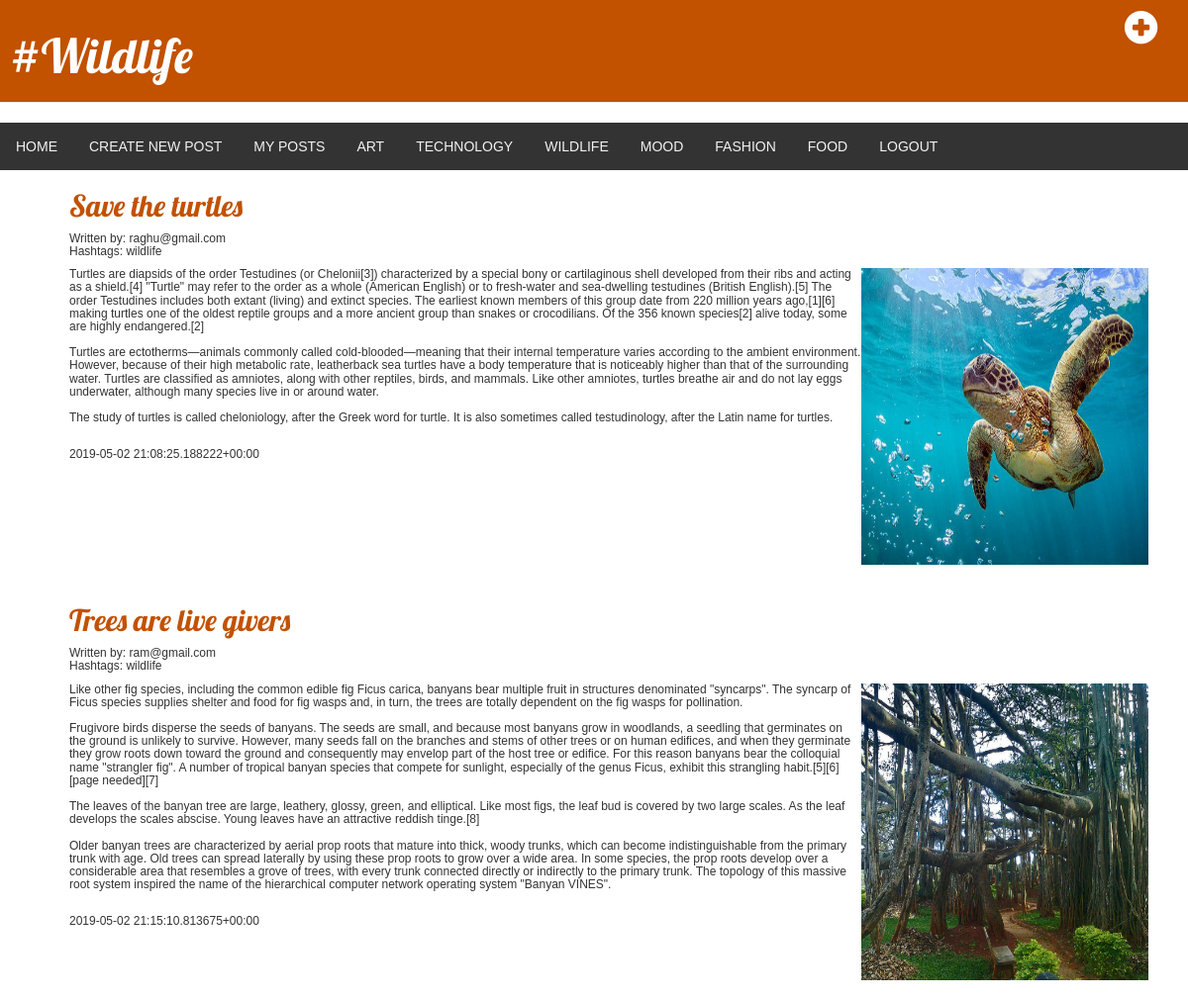
The app's page /wildlife/ with its own data.
### post/models.py (models this page shows, shortened)
class Post(models.Model):
    user= models.ForeignKey(User, on_delete=models.CASCADE)
    title = models.CharField(max_length=200)
    text = models.TextField()
    date = models.DateTimeField(default=timezone.now)
    image = models.ImageField(upload_to='images/')
    hname = MultiSelectField(choices = HASHTAG_CHOICES)

### post/views.py (the view)
# urls.py: path('wildlife/', views.hashtag_wildlife, name='hashtag_wildlife'),
def hashtag_wildlife(request):
    posts = Post.objects.filter(hname__contains="wildlife")
    return render(request, 'hashtag/wildlife.html', {'posts': posts})

### post/templates/hashtag/wildlife.html (shortened to what this page needs)
{% load static %}
<html>
    <head>
        <link rel="stylesheet" href="//maxcdn.bootstrapcdn.com/bootstrap/3.2.0/css/bootstrap.min.css">
        <link rel="stylesheet" href="//maxcdn.bootstrapcdn.com/bootstrap/3.2.0/css/bootstrap-theme.min.css">
        <link rel="stylesheet" href="{% static 'css/art.css' %}">
    </head>
    <body>
<div class="page-header">
  <a href="{% url 'post_new' %}" class="top-menu"><span class="glyphicon glyphicon-plus-sign"></span</a>
    <h1><a href="/">#Wildlife</a></h1>
</div>
<div class="topnav">
      <a href="{% url 'hashtag_list' %}">HOME</a>
      <a href="{% url 'post_new' %}">CREATE NEW POST</a>
      <a href="{% url 'my_post' %}">MY POSTS</a>
      <a href="{% url 'hashtag_art' %}">ART</a>
      <a href="{% url 'hashtag_tech' %}">TECHNOLOGY</a>
      <a href="{% url 'hashtag_wildlife' %}">WILDLIFE</a>
      <a href="{% url 'hashtag_mood' %}">MOOD</a>
      <a href="{% url 'hashtag_fashion' %}">FASHION</a>
      <a href="{% url 'hashtag_food' %}">FOOD</a>
      <div class="text-align: right"><a href="{% url 'home' %}">LOGOUT</a></div>
    </div>
          {% for post in posts %}
              <div class="container">
                <div class="content" >
                  <h2><a>{{ post.title }}</a></h2>
                <h6>  Written by: {{ post.user }} </<h6>
                  <p>Hashtags: {{ post.hname|linebreaksbr }}</p>
                  <img src="{{ post.image.url }}" width="500px"/>
                  <p>{{ post.text|linebreaksbr }}</p>
                  <br>
                  <p>{{ post.date|linebreaksbr }}</p>
                    </div>
                    <br>
              </div>
              <br>
          {% endfor %}
    </body>
</html>

### post/static/css/art.css (style rules this page uses)
body { margin-left: 10px; }
h1 a, h2 a { color: #C25100; font-family: 'Lobster', cursive; }
.page-header { background-color: #C25100; margin-top: 0; padding:10px 10px 10px 10px; }
img { float: right; height: 300px; width: 300px; padding-right: 10px; position: relative; }
.page-header h1, .page-header h1 a, .page-header h1 a:visited, .page-header h1 a:active { color: #ffffff; font-size: 36pt; font-family: 'Lobster', cursive; }
.container { margin: auto; }
.content { margin-left: 40px; position: relative; }
h1, h2, h3, h4, h5 { font-family: 'Lobster', cursive; }
.top-menu, .top-menu:hover, .top-menu:visited { color: #ffffff; float: right; font-size: 26pt; margin-right: 20px; }
.topnav { overflow: hidden; background-color: #333; }
.topnav a { float: left; display: block; color: #f2f2f2; text-align: center; padding: 14px 16px; text-decoration: none; }
* { box-sizing: border-box; }
body { margin: 0; font-family: Arial, Helvetica, sans-serif; }

### records on screen
Post: title "Save the turtles", user "raghu@gmail.com", hname "wildlife", image (picture), text "Turtles are diapsids of the order Testudines (or Chelonii[3]) characterized by a special bony or cartilaginous shell developed from their ribs and acting as a shield.[4] \"Turtle\" may refer to the order as a whole (American English) or to fresh-water and sea-dwelling testudines (British English).[5] The order Testudines includes both extant (living) and extinct species. The earliest known members of this group date from 220 million years ago,[1][6] making turtles one of the oldest reptile groups and a more ancient group than snakes or crocodilians. Of the 356 known species[2] alive today, some are highly endangered.[2] Turtles are ectotherms—animals commonly called cold-blooded—meaning that…", date "2019-05-02 21:08:25.188222+00:00"
Post: title "Trees are live givers", user "ram@gmail.com", hname "wildlife", image (picture), text "Like other fig species, including the common edible fig Ficus carica, banyans bear multiple fruit in structures denominated \"syncarps\". The syncarp of Ficus species supplies shelter and food for fig wasps and, in turn, the trees are totally dependent on the fig wasps for pollination. Frugivore birds disperse the seeds of banyans. The seeds are small, and because most banyans grow in woodlands, a seedling that germinates on the ground is unlikely to survive. However, many seeds fall on the branches and stems of other trees or on human edifices, and when they germinate they grow roots down toward the ground and consequently may envelop part of the host tree or edifice. For this reason banyans…", date "2019-05-02 21:15:10.813675+00:00"
